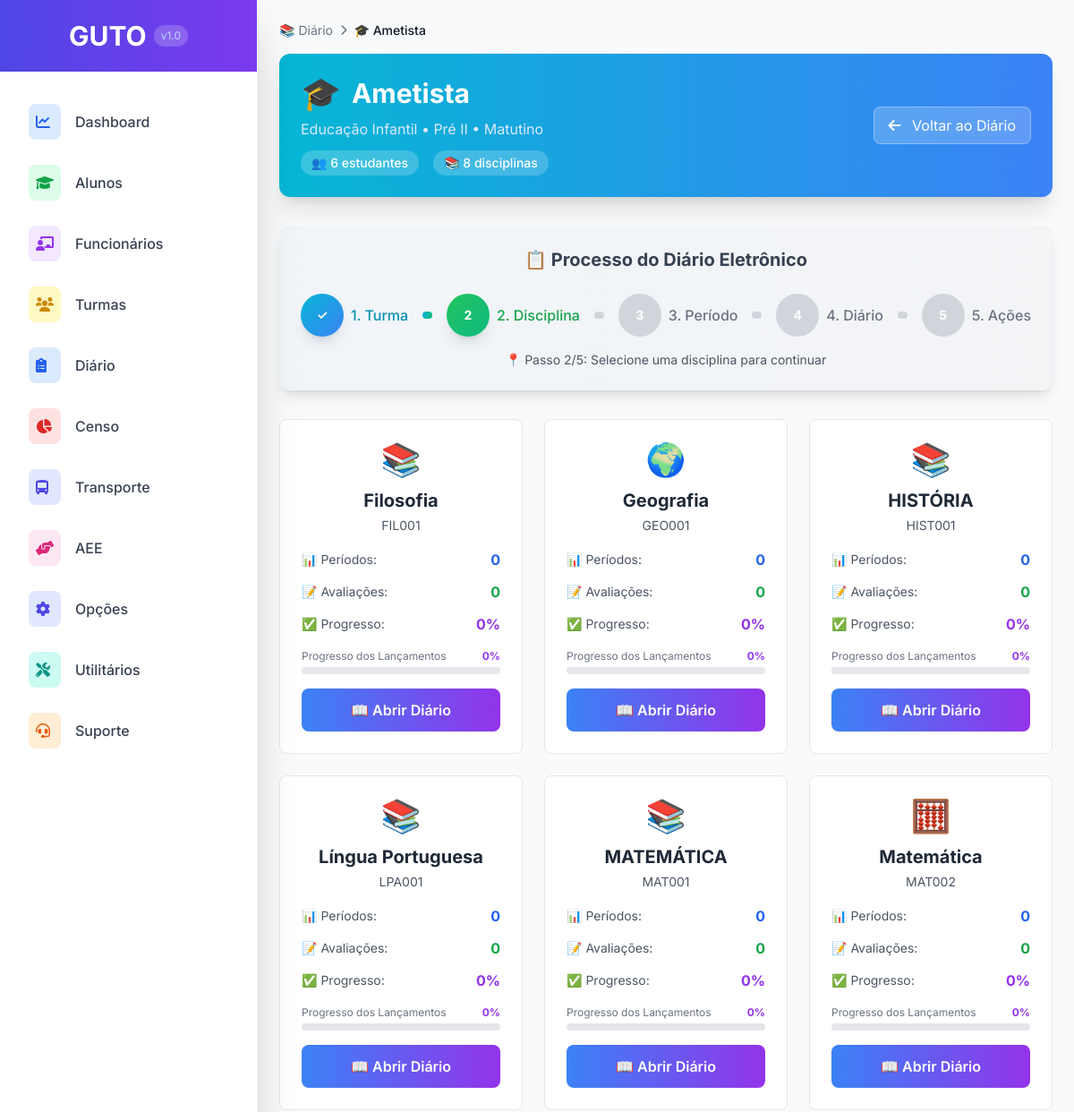
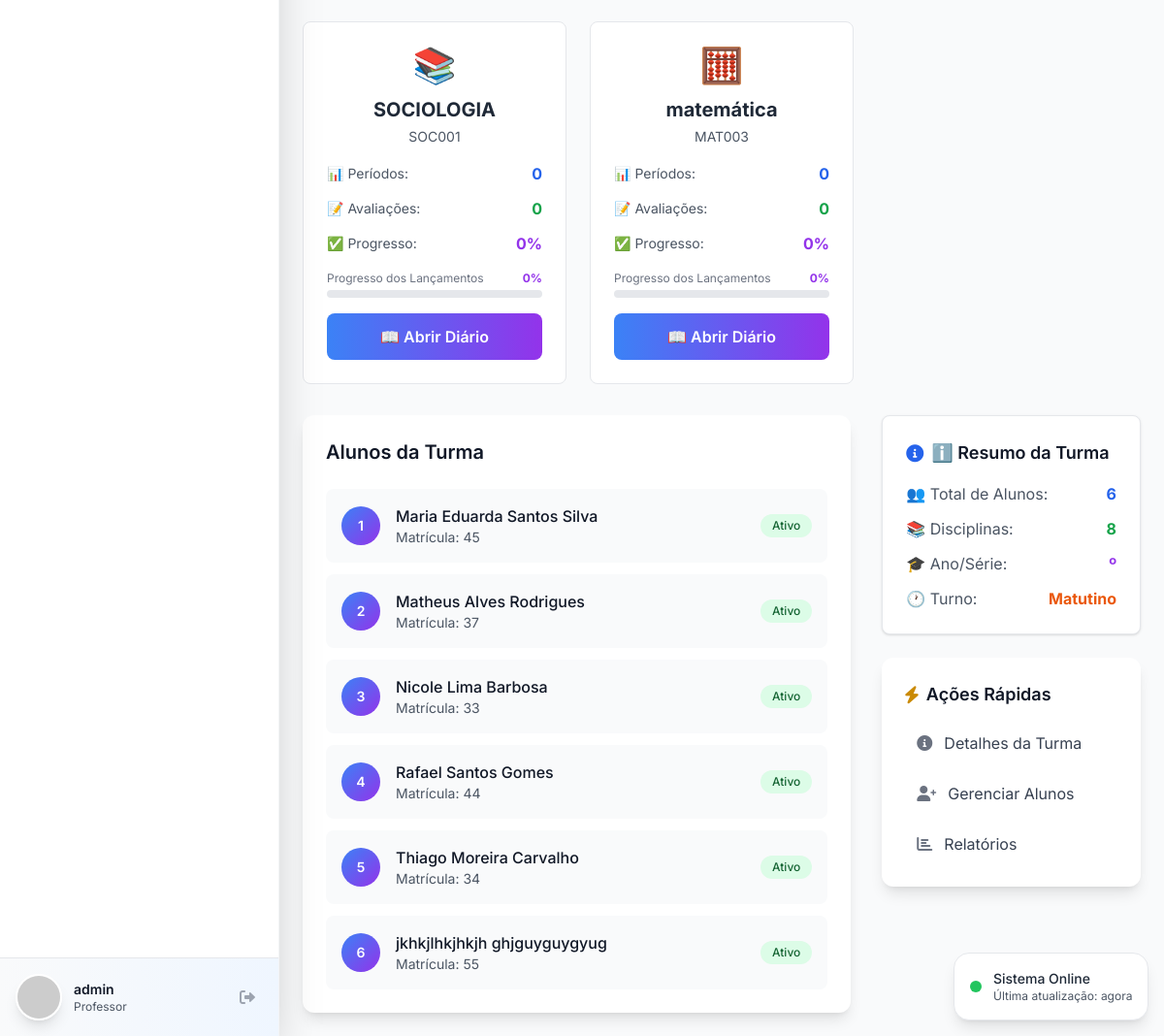
/diario/turma/2/ (signed in), run on an earlier commit of the app's database (2 pictures, top to bottom).
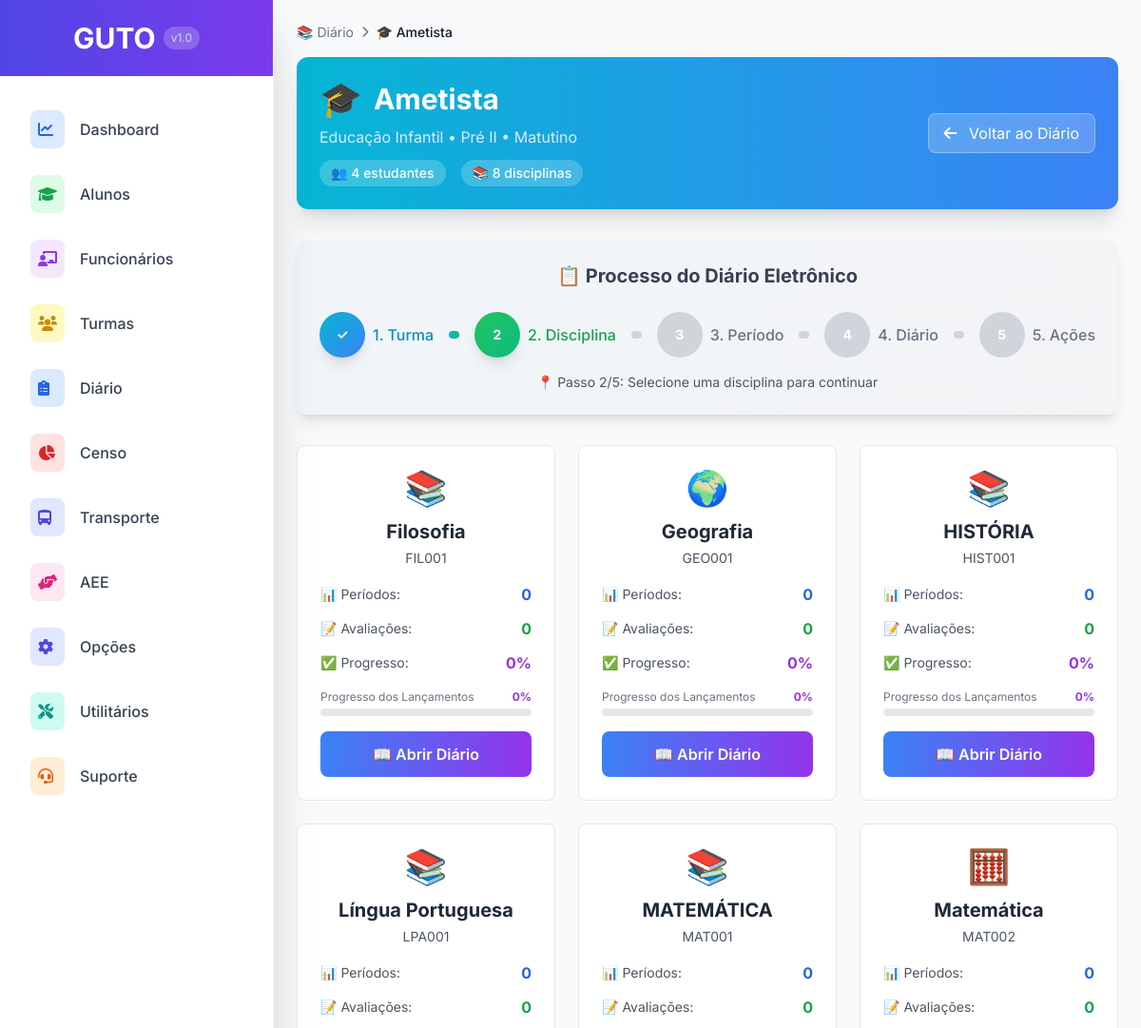
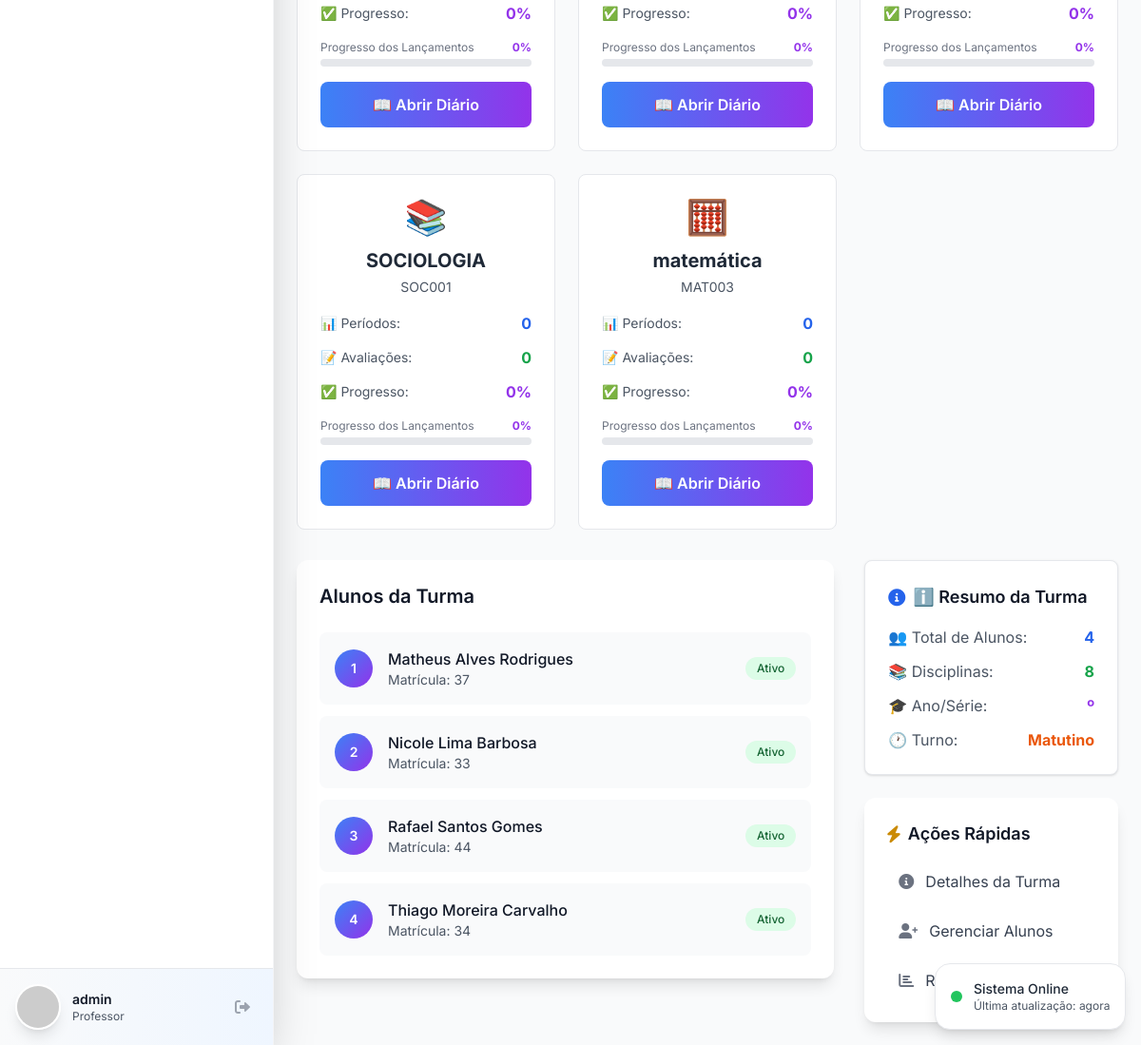
And on a later commit of the database (2 pictures, top to bottom).
### turma/models.py (models this page shows, shortened)
class Disciplina(models.Model):
    nome = models.CharField(max_length=255, verbose_name="Nome da Disciplina")
    codigo = models.CharField(max_length=20, unique=True, verbose_name="Código da Disciplina", blank=True)
    avalia_por_conceito = models.BooleanField(default=False, verbose_name="Avalia por Conceito")
    carga_horaria = models.IntegerField(default=40, verbose_name="Carga Horária")
    ativo = models.BooleanField(default=True, verbose_name="Disciplina Ativa")
    class Meta:
        verbose_name = "Disciplina"
        verbose_name_plural = "Disciplinas"
        ordering = ['nome']

### alunos/models.py (models this page shows, shortened)
class Aluno(models.Model):
    SEXO_CHOICES = [
        ('M', 'Masculino'),
        ('F', 'Feminino'),
    ]
    TIPO_ARQUIVO_CHOICES = [
        ('CORRENTE', 'Arquivo Corrente'),
        ('PERMANENTE', 'Arquivo Permanente'),
    ]
    codigo = models.AutoField(primary_key=True, verbose_name="Código")
    nome = models.CharField(max_length=255, verbose_name="Nome Completo")
    nome_social = models.CharField(max_length=255, blank=True, null=True, verbose_name="Nome Social")
    data_nascimento = models.DateField(verbose_name="Data de Nascimento")
    sexo = models.CharField(max_length=1, choices=SEXO_CHOICES, verbose_name="Sexo")
    nome_mae = models.CharField(max_length=255, blank=True, null=True, verbose_name="Nome da Mãe")
    nome_pai = models.CharField(max_length=255, blank=True, null=True, verbose_name="Nome do Pai")
    mae_nao_declarada = models.BooleanField(default=False, verbose_name="Mãe não declarada")
    pai_nao_declarado = models.BooleanField(default=False, verbose_name="Pai não declarado")
    aluno_gemeo = models.BooleanField(default=False, verbose_name="Aluno Gêmeo")
    falta_historico_escolar = models.BooleanField(default=False, verbose_name="Falta histórico escolar")
    aluno_exclusivo_aee = models.BooleanField(default=False, verbose_name="Aluno exclusivo de Atividade Complementar/AEE")
    tipo_arquivo = models.CharField(max_length=20, choices=TIPO_ARQUIVO_CHOICES, default='CORRENTE', verbose_name="Tipo de Arquivo")
    lembrete = models.TextField(blank=True, null=True, verbose_name="Lembrete")
    foto = models.ImageField(upload_to='alunos/fotos/', blank=True, null=True, verbose_name="Foto")
    data_cadastro = models.DateTimeField(auto_now_add=True, verbose_name="Data de Cadastro")
    data_atualizacao = models.DateTimeField(auto_now=True, verbose_name="Última Atualização")
    usuario_cadastro = models.ForeignKey(User, on_delete=models.PROTECT, related_name='alunos_cadastrados', verbose_name="Usuário que Cadastrou")
    class Meta:
        verbose_name = "Aluno"
        verbose_name_plural = "Alunos"
        ordering = ['nome']

### diario/views.py (the view)
# urls.py: path('turma/<int:turma_id>/', views.diario_turma, name='turma'),
@login_required
def diario_turma(request, turma_id):
    turma = get_object_or_404(Turma, pk=turma_id)
    disciplinas = turma.get_disciplinas()
    alunos = turma.get_alunos_enturmados()
    total_alunos = alunos.count()
    context = {
        'turma': turma,
        'disciplinas': disciplinas,
        'alunos': alunos,
        'total_alunos': total_alunos,
    }
    return render(request, 'diario/diario_turma.html', context)

### turma/models.py (called while the page is built)
    def get_alunos_enturmados(self):
        from alunos.models import Aluno
        return Aluno.objects.filter(
            enturmacoes__turma=self,
            enturmacoes__ativo=True
        ).select_related('usuario_cadastro', 'documentacao', 'transporte')

    def get_disciplinas(self):
        return Disciplina.objects.filter(ativo=True).order_by('nome')

### templates/diario/diario_turma.html (shortened to what the changed rows need)
{% extends 'base.html' %}
{% block content %}
<div class="max-w-7xl mx-auto">
    <div class="mb-8" style="min-height: 165px;">
        <div class="bg-gradient-to-r from-cyan-500 to-blue-500 rounded-xl p-6 text-white shadow-xl">
            <div class="flex items-center justify-between">
                <div>
                    <h1 class="text-3xl font-bold flex items-center">
                        <span class="text-4xl mr-3">🎓</span>
                        {{ turma.nome }}
                    </h1>
                    <div class="mt-3 flex items-center space-x-4">
                        <span class="bg-white/20 px-3 py-1 rounded-full text-sm font-medium">
                            👥 {{ total_alunos }} estudantes
                        </span>
                        <span class="bg-white/20 px-3 py-1 rounded-full text-sm font-medium">
                            📚 {{ disciplinas|length }} disciplinas
                        </span>
                    </div>
                </div>
            </div>
        </div>
    </div>
    <div class="mb-8">
        <div class="mb-8" style="min-height: 140px;">
            <div class="bg-gradient-to-r from-slate-100 to-gray-100 rounded-xl p-6 shadow-lg">
                <h2 class="text-xl font-bold text-center text-gray-700 mb-6">
                    📋 Processo do Diário Eletrônico
                </h2>
            </div>
        </div>
        <div class="grid grid-cols-1 md:grid-cols-2 lg:grid-cols-3 gap-6">
            {% for disciplina in disciplinas %}
            <div class="bg-white border border-gray-200 rounded-lg p-6 hover:shadow-lg hover:-translate-y-1 transition-all duration-200">
                <div class="text-center mb-4">
                    <div class="text-4xl mb-3">
                        {% if 'Matemática' in disciplina.nome or 'matemática' in disciplina.nome %}
                            🧮
                        {% elif 'Português' in disciplina.nome or 'português' in disciplina.nome %}
                            📝
                        {% elif 'História' in disciplina.nome or 'história' in disciplina.nome %}
                            📜
                        {% elif 'Geografia' in disciplina.nome or 'geografia' in disciplina.nome %}
                            🌍
                        {% elif 'Ciências' in disciplina.nome or 'ciências' in disciplina.nome %}
                            🔬
                        {% elif 'Educação Física' in disciplina.nome or 'educação física' in disciplina.nome %}
                            🏃‍♂️
                        {% elif 'Arte' in disciplina.nome or 'arte' in disciplina.nome %}
                            🎨
                        {% elif 'Inglês' in disciplina.nome or 'inglês' in disciplina.nome %}
                            🇺🇸
                        {% else %}
                            📚
                        {% endif %}
                    </div>
                    <h3 class="text-xl font-bold text-gray-800">{{ disciplina.nome }}</h3>
                    <p class="text-gray-600 text-sm mt-1">{{ disciplina.codigo }}</p>
                </div>
                <div class="space-y-3 mb-4">
                    <div class="flex justify-between items-center">
                        <span class="text-gray-600 text-sm">📊 Períodos:</span>
                        <span class="font-bold text-blue-600">{{ disciplina.divisoes_count|default:0 }}</span>
                    </div>
                    <div class="flex justify-between items-center">
                        <span class="text-gray-600 text-sm">📝 Avaliações:</span>
                        <span class="font-bold text-green-600">{{ disciplina.avaliacoes_count|default:0 }}</span>
                    </div>
                    <div class="flex justify-between items-center">
                        <span class="text-gray-600 text-sm">✅ Progresso:</span>
                        <span class="font-bold text-purple-600">{{ disciplina.progresso|default:"0%" }}</span>
                    </div>
                </div>
                <div class="mb-4">
                    <div class="flex justify-between text-xs text-gray-500 mb-1">
                        <span>Progresso dos Lançamentos</span>
                        <span class="font-bold text-purple-600" id="progresso-{{ disciplina.pk }}">{{ disciplina.progresso|default:"0%" }}</span>
                    </div>
                    <div class="w-full bg-gray-200 rounded-full h-2">
                    </div>
                </div>
                <div class="space-y-3">
                    <a href="{% url 'diario:disciplina' turma.pk disciplina.pk %}"
                       class="block text-center px-6 py-3 bg-gradient-to-r from-blue-500 to-purple-600 hover:from-blue-600 hover:to-purple-700 text-white font-semibold rounded-lg transition-all duration-200">
                        📖 Abrir Diário
                    </a>
                </div>
            </div>
            {% endfor %}
        </div>
    </div>
    <div class="grid grid-cols-1 lg:grid-cols-3 gap-8">
        <div class="lg:col-span-2">
            <div class="bg-white rounded-xl shadow-lg p-6">
                <div class="mb-6">
                    <h2 class="text-xl font-semibold text-gray-900">Alunos da Turma</h2>
                </div>
                {% if alunos %}
                <div class="space-y-3">
                    {% for aluno in alunos %}
                    <div class="flex items-center justify-between p-4 bg-gray-50 rounded-lg hover:bg-gray-100 transition-colors duration-200">
                        <div class="flex items-center">
                            <div class="w-10 h-10 bg-gradient-to-br from-blue-500 to-purple-600 rounded-full flex items-center justify-center text-white font-semibold text-sm">
                                {{ forloop.counter }}
                            </div>
                            <div class="ml-4">
                                <p class="font-medium text-gray-900">{{ aluno.nome }}</p>
                                <p class="text-sm text-gray-600">Matrícula: {{ aluno.codigo }}</p>
                            </div>
                        </div>
                        <div class="flex items-center space-x-2">
                            <span class="px-3 py-1 bg-green-100 text-green-800 rounded-full text-xs font-medium">Ativo</span>
                        </div>
                    </div>
                    {% endfor %}
                </div>
                {% endif %}
            </div>
        </div>
        <div class="space-y-6">
            <div class="bg-white border border-gray-200 rounded-lg shadow p-6">
                <div class="space-y-3">
                    <div class="flex justify-between items-center">
                        <span class="text-gray-600">👥 Total de Alunos:</span>
                        <span class="font-bold text-blue-600">{{ alunos|length }}</span>
                    </div>
                </div>
            </div>
        </div>
    </div>
</div>
{% endblock %}

What changed in the data, as far as the page shows it:
no longer on this page (row unchanged): Aluno: nome "Maria Eduarda Santos Silva", codigo "45"
no longer on this page (row edited): Aluno: nome "jkhkjlhkjhkjh ghjguyguygyug", codigo "55"
Also different on the page:
{{ total_alunos }}: "6" → "4"
{{ alunos|length }}: "6" → "4"
